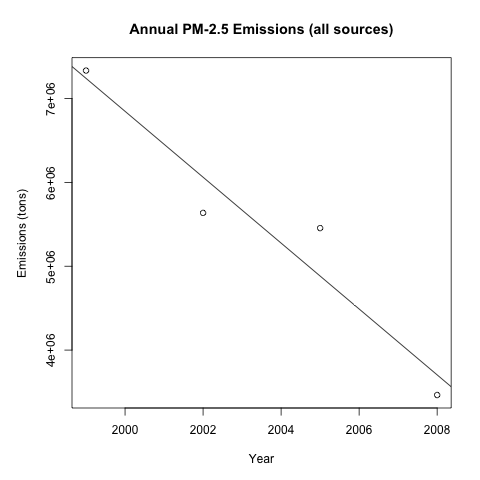

Recreate this plot in R.
plot1 <- function() {
  
  # Get NEI cached data, will be NULL if NEI data not yet loaded
  NEI <- dataCache$getNEI()
  
  # NEI data hasn't been loaded yet, so load it, and create NEI data frame
  if(is.null(NEI)){
    dataCache$loadNEI()
    NEI <- dataCache$getNEI()
  }
  
  # Sum emissions from all sources for each year
  yrly_emiss <- aggregate(NEI$Emissions ~ NEI$year, data=NEI, sum)
  names(yrly_emiss) <- c("Year","Emissions")
  
  # Open PNG device and make a png file for plot below
  png("plot1.png",width=480,height=480)
  
  # Set margins for plotting
  par(mar=c(5,5,4,2))
  
  # Create linear regression model of yearly emissions
  lmfit <- lm(yrly_emiss$Emissions~yrly_emiss$Year)
  
  # Plot total emissions per year, with linear regression model
  plot(yrly_emiss$Year,yrly_emiss$Emissions,
       main="Annual PM-2.5 Emissions (all sources)",
       xlab="Year", ylab="Emissions (tons)")
  abline(lmfit)
  
  # Close png device
  dev.off()
}